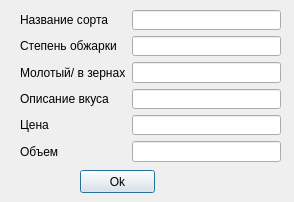
<?xml version="1.0" encoding="UTF-8"?>
<ui version="4.0">
 <class>Dialog</class>
 <widget class="QDialog" name="Dialog">
  <property name="geometry">
   <rect>
    <x>0</x>
    <y>0</y>
    <width>294</width>
    <height>202</height>
   </rect>
  </property>
  <property name="windowTitle">
   <string>Dialog</string>
  </property>
  <widget class="QWidget" name="formLayoutWidget">
   <property name="geometry">
    <rect>
     <x>20</x>
     <y>10</y>
     <width>261</width>
     <height>152</height>
    </rect>
   </property>
   <layout class="QFormLayout" name="formLayout">
    <item row="0" column="0">
     <widget class="QLabel" name="label">
      <property name="text">
       <string>Название сорта</string>
      </property>
     </widget>
    </item>
    <item row="1" column="0">
     <widget class="QLabel" name="label_2">
      <property name="text">
       <string>Степень обжарки</string>
      </property>
     </widget>
    </item>
    <item row="2" column="0">
     <widget class="QLabel" name="label_3">
      <property name="text">
       <string>Молотый/ в зернах</string>
      </property>
     </widget>
    </item>
    <item row="3" column="0">
     <widget class="QLabel" name="label_4">
      <property name="text">
       <string>Описание вкуса</string>
      </property>
     </widget>
    </item>
    <item row="4" column="0">
     <widget class="QLabel" name="label_5">
      <property name="text">
       <string>Цена</string>
      </property>
     </widget>
    </item>
    <item row="5" column="0">
     <widget class="QLabel" name="label_6">
      <property name="text">
       <string>Объем</string>
      </property>
     </widget>
    </item>
    <item row="0" column="1">
     <widget class="QLineEdit" name="name"/>
    </item>
    <item row="1" column="1">
     <widget class="QLineEdit" name="st"/>
    </item>
    <item row="2" column="1">
     <widget class="QLineEdit" name="mz"/>
    </item>
    <item row="3" column="1">
     <widget class="QLineEdit" name="tasty"/>
    </item>
    <item row="4" column="1">
     <widget class="QLineEdit" name="price"/>
    </item>
    <item row="5" column="1">
     <widget class="QLineEdit" name="v"/>
    </item>
   </layout>
  </widget>
  <widget class="QPushButton" name="pushButton">
   <property name="geometry">
    <rect>
     <x>80</x>
     <y>170</y>
     <width>75</width>
     <height>23</height>
    </rect>
   </property>
   <property name="text">
    <string>Ok</string>
   </property>
  </widget>
 </widget>
 <resources/>
 <connections/>
</ui>
